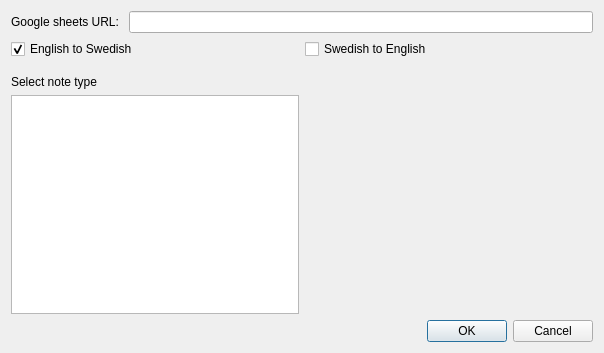
<?xml version="1.0" encoding="UTF-8"?>
<ui version="4.0">
 <class>Form</class>
 <widget class="QWidget" name="Form">
  <property name="geometry">
   <rect>
    <x>0</x>
    <y>0</y>
    <width>604</width>
    <height>353</height>
   </rect>
  </property>
  <property name="windowTitle">
   <string>Import from Google Translate</string>
  </property>
  <layout class="QVBoxLayout" name="verticalLayout">
   <item>
    <layout class="QHBoxLayout" name="horizontalLayout_2">
     <item>
      <widget class="QLabel" name="label_3">
       <property name="text">
        <string>Google sheets URL: </string>
       </property>
      </widget>
     </item>
     <item>
      <widget class="QLineEdit" name="sheetsurl"/>
     </item>
    </layout>
   </item>
   <item>
    <layout class="QHBoxLayout" name="horizontalLayout_2">
     <item>
      <widget class="QCheckBox" name="ensv">
       <property name="text">
        <string>English to Swedish </string>
       </property>
       <property name="checked">
        <bool>true</bool>
       </property>
      </widget>
     </item>
     <item>
      <widget class="QCheckBox" name="sven">
       <property name="text">
        <string>Swedish to English</string>
       </property>
      </widget>
     </item>
    </layout>
   </item>
   <item>
    <spacer name="verticalSpacer">
     <property name="orientation">
      <enum>Qt::Vertical</enum>
     </property>
     <property name="sizeType">
      <enum>QSizePolicy::Fixed</enum>
     </property>
     <property name="sizeHint" stdset="0">
      <size>
       <width>0</width>
       <height>10</height>
      </size>
     </property>
    </spacer>
   </item>
   <item>
    <layout class="QGridLayout" name="gridLayout">
     <item row="2" column="0">
      <widget class="QListWidget" name="modelList"/>
     </item>
     <item row="5" column="3">
      <widget class="QDialogButtonBox" name="buttonBox">
       <property name="standardButtons">
        <set>QDialogButtonBox::Cancel|QDialogButtonBox::Ok</set>
       </property>
      </widget>
     </item>
     <item row="2" column="3">
      <layout class="QGridLayout" name="fieldMapGrid"/>
     </item>
     <item row="0" column="0">
      <widget class="QLabel" name="label">
       <property name="text">
        <string>Select note type</string>
       </property>
      </widget>
     </item>
    </layout>
   </item>
  </layout>
 </widget>
 <resources/>
 <connections/>
</ui>
